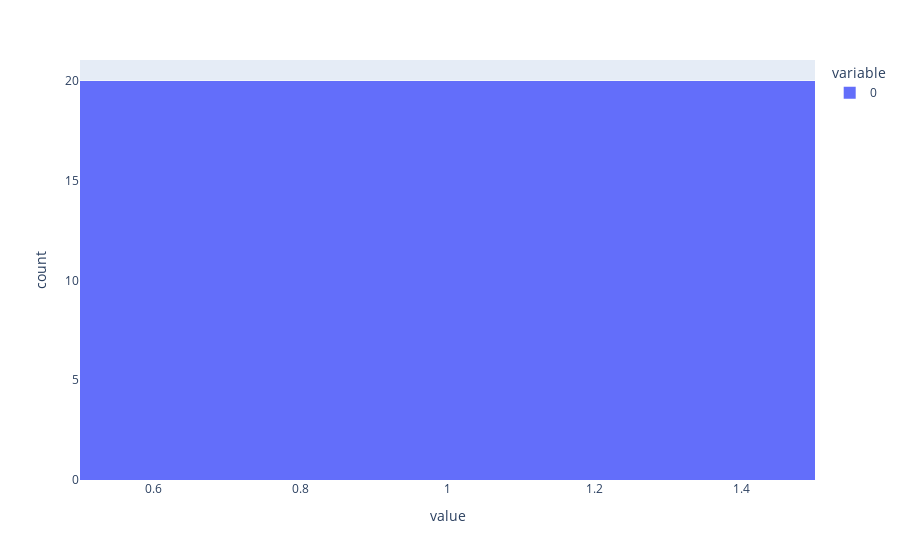

Notebook code for this chart:
### Code cell
# plot all the accuracies
fig = px.histogram([acc.cpu().numpy() for acc in all_accuracies])
fig.show()

### Figure 1 — Plotly figure (JSON) as saved in the notebook; plotly's stock layout.template omitted (floating-point values rounded to 4 significant figures)
{"data": [{"alignmentgroup": "True", "bingroup": "x", "hovertemplate": "variable=0<br>value=%{x}<br>count=%{y}<extra></extra>", "legendgroup": "0", "marker": {"color": "#636efa", "pattern": {"shape": ""}}, "name": "0", "offsetgroup": "0", "orientation": "v", "showlegend": true, "type": "histogram", "x": [1, 1, 1, 1, 1, 1, 1, 1, 1, 1, 1, 1, 1, 1, 1, 1, 1, 1, 1, 1], "xaxis": "x", "yaxis": "y"}], "layout": {"barmode": "relative", "legend": {"title": {"text": "variable"}, "tracegroupgap": 0}, "margin": {"t": 60}, "xaxis": {"anchor": "y", "domain": [0, 1], "title": {"text": "value"}}, "yaxis": {"anchor": "x", "domain": [0, 1], "title": {"text": "count"}}}}
